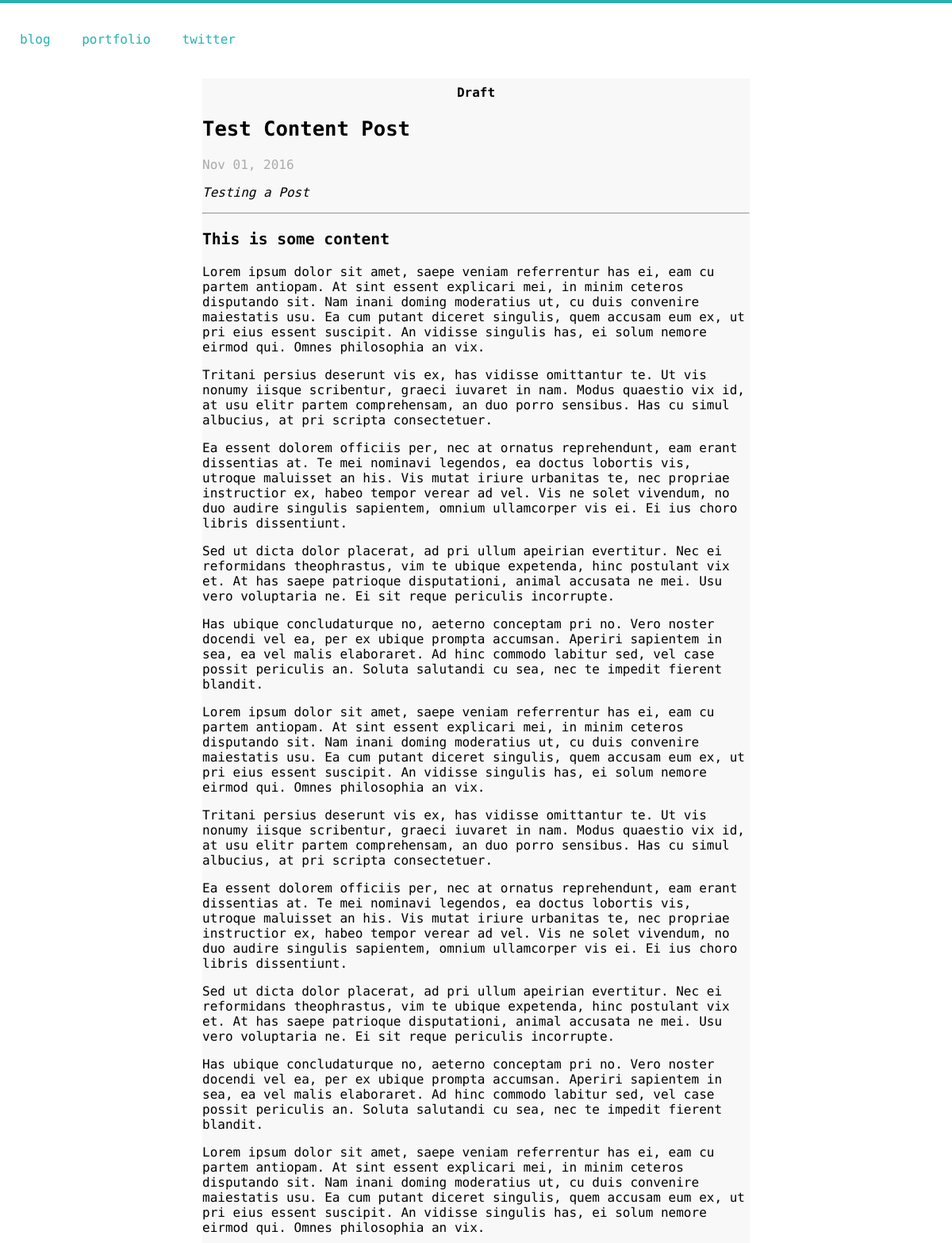
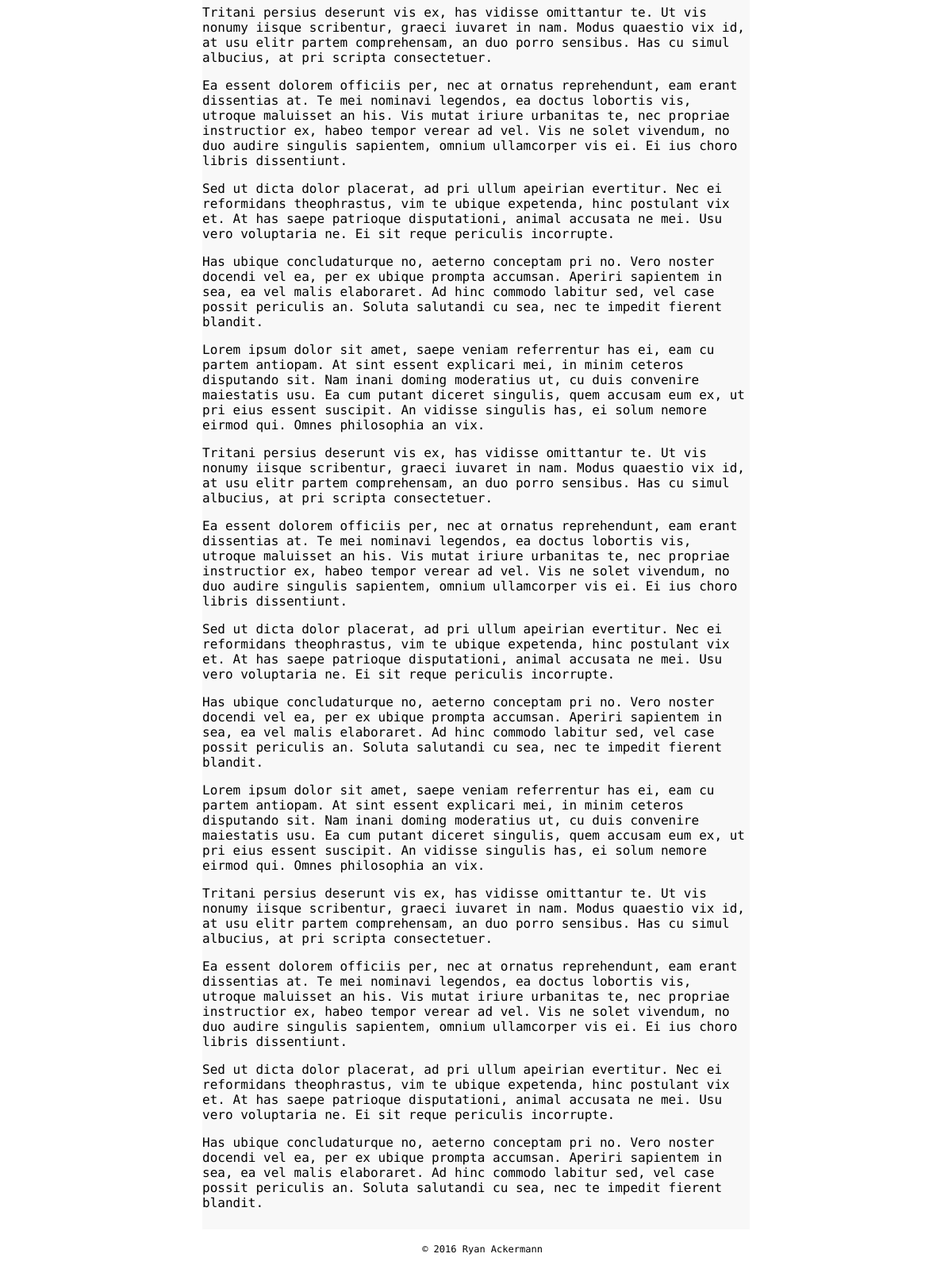
Screenshot of /posts/test-content-post with the database file from the repository (2 pictures, top to bottom).
### app/models.py (models this page shows, shortened)
class Post(db.Model):
    id = db.Column(db.Integer, primary_key = True)
    title = db.Column(db.String)
    description = db.Column(db.String)
    content = db.Column(db.String)
    slug = db.Column(db.String)
    timestamp = db.Column(db.DateTime)
    draft = db.Column(db.Boolean, default=True)

### app/views.py (the view)
@app.route('/posts/<slug>')
def post_view(slug):
	post = Post.query.filter_by(slug=slug).first()
	return render_template('view_post.html', title=post.title, post=post, auth=has_auth())

### app/__init__.py (called while the page is built)
@app.template_filter('prettytime')
def prettytime(date):
    return date.strftime("%b %d, %Y")

### app/views.py (called while the page is built)
def has_auth():
	return 'username' in session

### app/templates/view_post.html (shortened to what this page needs)
{% extends "base.html" %}
{% block stylesheet %}<link rel="stylesheet" type="text/css" href="/static/stylesheets/post.css">{% endblock %}
{% block content %}
	<article style="{% if post.draft %}background-color: #f8f8f8;{% endif %}">
		{% if post.draft %}
			<div style="text-align: center;margin: 0 auto;font-weight: bold;">Draft</div>
		{% endif %}
		<h1 id="title">{{ post.title }}</h1>
		<p id="timestamp">{{ post.timestamp|prettytime }}</p>
		<p><em>{{ post.description }}</em></p>
		<hr>
		<p>{{ post.content|markdown }}</p>
	</article>
	<footer>&copy; 2016 Ryan Ackermann</footer>
{% endblock %}

### app/static/stylesheets/post.css (style rules this page uses)
footer { left: 0px; bottom: 0px; width: 100%; padding: 18px 8px; text-align: center; font-size: 0.75em; background-color: #FFF; }
#timestamp { color: #aaa; }

### app/static/stylesheets/primary.css (style rules this page uses)
body { font-family: 'PT Mono', monospace, serif; background: #FFF; text-align: left; margin: 0; }
body h1 { font-size: 1.6em; }
body h3 { font-size: 1.225em; }
body article { width: 85%; margin: 0 auto; max-width: 690px; padding: 8px 0px; }

### rows the page displays
Post: title "Test Content Post", timestamp|prettytime "Nov 01, 2016", description "Testing a Post", content "This is some content Lorem ipsum dolor sit amet, saepe veniam referrentur has ei, eam cu partem antiopam. At sint essent explicari mei, in minim ceteros disputando sit. Nam inani doming moderatius ut, cu duis convenire maiestatis usu. Ea cum putant diceret singulis, quem accusam eum ex, ut pri eius essent suscipit. An vidisse singulis has, ei solum nemore eirmod qui. Omnes philosophia an vix. Tritani persius deserunt vis ex, has vidisse omittantur te. Ut vis nonumy iisque scribentur, graeci iuvaret in nam. Modus quaestio vix id, at usu elitr partem comprehensam, an duo porro sensibus. Has cu simul albucius, at pri scripta consectetuer. Ea essent dolorem officiis per, nec at ornatus…"
